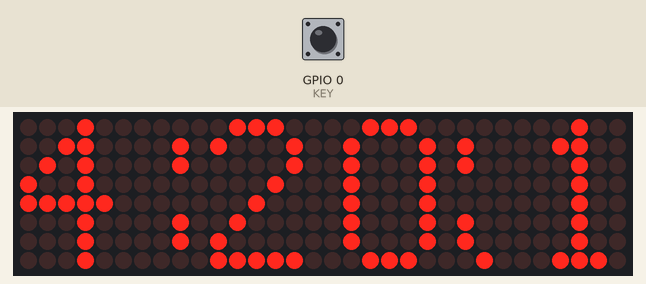
This sketch was run on a simulated ESP8266 (NodeMCU). Parts: 32×8 LED matrix. The inputs (shaded band) are chosen by the test bench; at power-on: GPIO 0 (KEY) HIGH. WiFi joins after 1.5 s; servers stay silent unless stated; the local clock reads 2024-03-15 10:24:30 at power-on unless the sketch sets it; EEPROM starts erased; what the sketch prints to the serial monitor is not drawn.

Above: at 2.7 s.
2.8 s: GPIO 0 (KEY) pulled LOW for 0.15 s
At 5.7 s:
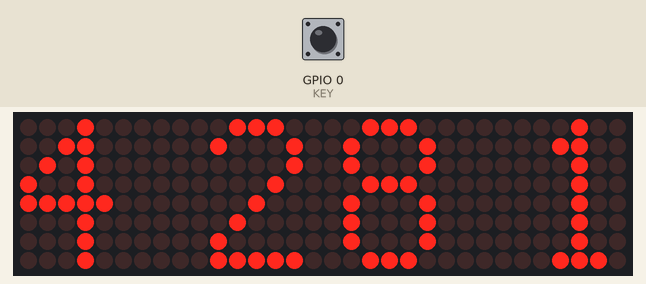
5.9 s: GPIO 0 (KEY) pulled LOW for 1 s
At 9.7 s:
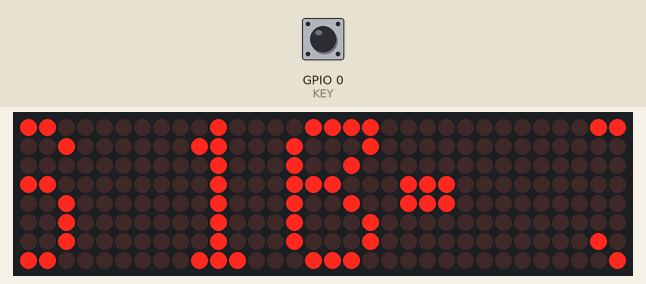
9.9 s: GPIO 0 (KEY) pulled LOW for 0.15 s
At 15.8 s:
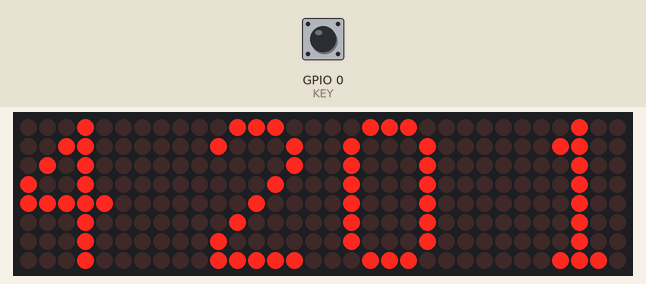
16.0 s: GPIO 0 (KEY) pulsed LOW 5 times (0.12 s each, 0.3 s apart)
At 20.9 s:
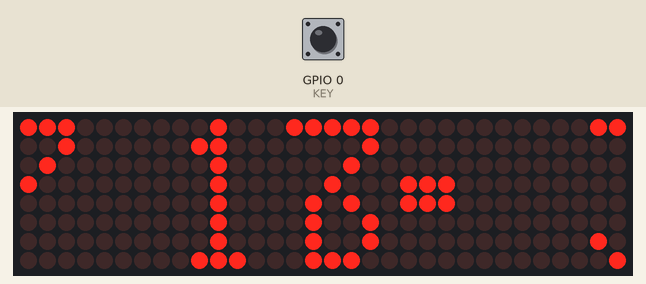
Timing chart, 0 to 22.4 s (numbered marks = the images above; inputs shaded):
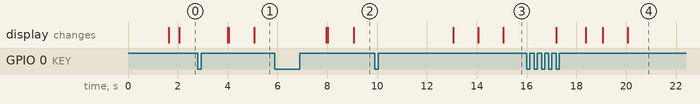

The sketch:

NTPclock.ino
```cpp
//********************************
//20190629修改：1、有wifi配置但连不上时不再自动进入smartconfig，如果需要可以在连接wifi时按住flash键，直到出现Wconfig；2、增加httpupdate，可以直接通过web更新固件；
//********************************
#include <Arduino.h>
#include <EEPROM.h>
#include <LedControl.h>
#include <ESP8266WiFi.h>
#include <ESP8266WebServer.h>
#include <ESP8266mDNS.h>
#include <ESP8266HTTPUpdateServer.h>
#include <WiFiUdp.h>
#include <Time.h>
#include <TimeLib.h>
#include <pgmspace.h>
#include <Wire.h> // must be included here so that Arduino library object file references work
#include <RtcDS3231.h>

//定义GPIO
#define MX_CLOCK        2    // NodeMCU-D4   黑   CLK
#define MX_CS           14   // NodeMCU-D5   白   CS
#define MX_DIN          12   // NodeMCU-D6   灰   DataIn
#define KEY 			0   //按键，GPIO0 NodeMCU Flash Key
#define LED				16	//NodeMCU板载指示灯
// I2C For ESP8266, these default to SDA = GPIO04(NodeMCU-D2) and SCL = GPIO05(NodeMCU-D1).
#define LEDON LOW //低电平点亮
#define LEDOFF HIGH //高电平熄灭

ESP8266WebServer httpServer(80);
ESP8266HTTPUpdateServer httpUpdater;

LedControl lc=LedControl(MX_DIN, MX_CLOCK, MX_CS, 4);
unsigned long lastdisp = millis();    //LED屏刷新标志
unsigned char bn = 0;   // 显示缓冲区加载指针变量；
byte clear_buf[32] = {byte(0)};
byte disp[32] = {byte(0)};    //显示缓冲区；
byte disp_buf[32] = {byte(0)};    //待显缓冲区；
unsigned int k = 0;   //用于“:”闪烁
unsigned int t = 0;   //用于切换日期时间显示


RtcDS3231<TwoWire> Rtc(Wire);

char ssid[30], pass[30], dev_mac[18]; //  WIFI SSID/Password/Mac
static boolean wifiConfiged = false, wifiConnected = false;
#define EEPROM_NUM (sizeof(ssid)+sizeof(pass))
#define LOCATION_WIFI 0x01			//WiFiconfig 写入起始地址

const unsigned long NtpInterval = 3600*1000UL;   //NTP自动校时间隔(毫秒)
unsigned long lastNtpupdate = millis();    //NTP校时标志
boolean rtcstatus = false;   //检测RTC是否有效
boolean ntpstatus = false;   //检测NTP同步状态
unsigned int keys = 0;    //按键检测结果
IPAddress timeServerIP; // 用于存放解析后的NTP server IP；
const char* ntpServerName = "cn.ntp.org.cn";    //NTP服务器域名：尽量不要直接填写IP，


//-----------------------------------数字字符表
unsigned char dp[][8]{
 // 5*8字模
{0x7E,0x81,0x81,0x81,0x7E,'z'},      // -0-  字符0
{0x00,0x41,0xFF,0x01,0x00,'z'},      // -1-  字符1
{0x43,0x85,0x89,0x91,0x61,'z'},      // -2-  字符2
{0x82,0x81,0x91,0xA9,0xC6,'z'},      // -3-  字符3
{0x18,0x28,0x48,0xFF,0x08,'z'},      // -4-  字符4
{0xF2,0x91,0x91,0x91,0x8E,'z'},      // -5-  字符5
{0x7E,0x91,0x91,0x91,0x4E,'z'},      // -6-  字符6
{0x80,0x8F,0x90,0xA0,0xC0,'z'},      // -7-  字符7
{0x6E,0x91,0x91,0x91,0x6E,'z'},      // -8-  字符8
{0x62,0x91,0x91,0x91,0x7E,'z'},      // -9-  字符9
{0x66,0x66,'z'},                     // -10- ":"时间分隔符
{0x18,0x18,0x18,'z'},                // -11- "-"日期分隔符
{0xC0,0xC0,0x3C,0x66,0x42,0x42,0x24,'z'},  // -12- "oC"温度符号
{0x00,0x00,'z'},                     // -13-  2空列
{0x06,0x06,'z'},                     // -14-  "."小数点
{0x01,0x00,'z'},                     // -15-  首列带点，用于NTP校时不成功时提醒
};

byte connwifi[32]{        //开机显示Connwifi；
0x7C,0x82,0x82,0x82,0x44,0x00,  // -C-
0x1C,0x22,0x22,0x22,0x1C,0x00,  // -o-
0x1E,0x20,0x20,0x1E,0x00,       // -n-
0x7E,0x04,0x18,0x04,0x7E,0x00,  // -W-
0x5E,0x00,                      // -i-
0x7E,0x50,0x50,0x50,0x00,       // -F-
0x5E,0x00,                      // -i-
};

byte wconfig[32]{        //smartConfig显示WConfig；
0x7E,0x04,0x18,0x04,0x7E,0x00,  // -W-
0x1C,0x22,0x22,0x10,0x00,  		// -c-
0x1C,0x22,0x22,0x22,0x1C,0x00,  // -o-
0x1E,0x20,0x20,0x1E,0x00,       // -n-
0x7E,0x50,0x50,0x00,     		// -F-
0x5E,0x00,                      // -i-
0x19,0x25,0x25,0x1E,			// -g-
};

unsigned long ntptime(IPAddress& address){

	const unsigned int localPort = 2395;      // 本地UDP监听端口
	const unsigned long century = 3155673600UL;        //1900--2000的秒数
	const long timeZoneOffset = +28800;     //时区GMT +8
	const int NTP_PACKET_SIZE = 48;     // NTP time stamp is in the first 48 bytes of the message
	byte packetBuffer[NTP_PACKET_SIZE];    //buffer to hold incoming and outgoing packets
	memset(packetBuffer, 0, NTP_PACKET_SIZE);    // set all bytes in the buffer to 0

	WiFiUDP udp;    // A UDP instance to let us send and receive packets over UDP
    udp.begin(localPort);
	delay(500);
  //初始化NTP请求头；
	packetBuffer[0] = 0b11100011;   // LI, Version, Mode
	packetBuffer[1] = 0;     // Stratum, or type of clock
	packetBuffer[2] = 6;     // Polling Interval
	packetBuffer[3] = 0xEC;  // Peer Clock Precision
  // 8 bytes of zero for Root Delay & Root Dispersion
	packetBuffer[12] = 49;
	packetBuffer[13] = 0x4E;
	packetBuffer[14] = 49;
	packetBuffer[15] = 52;

	udp.beginPacket(address, 123); //NTP requests are to port 123
	udp.write(packetBuffer, NTP_PACKET_SIZE);
	udp.endPacket();
    delay(500);      // wait to see if a reply is available
    int cb = udp.parsePacket();
    if (!cb) {
        return 0; //没有收到NTP回包返回0
    }
    else {
        // received a packet, read the data from it
        udp.read(packetBuffer, NTP_PACKET_SIZE); // read the packet into the buffer

        //the timestamp starts at byte 40 of the received packet and is four bytes,
        // or two words, long. First, esxtract the two words:
        unsigned long highWord = word(packetBuffer[40], packetBuffer[41]);
        unsigned long lowWord = word(packetBuffer[42], packetBuffer[43]);
        unsigned long secsSince1900 = highWord << 16 | lowWord;     //得到NTP时间（自1900年以来的秒数）
		return secsSince1900 - century + timeZoneOffset;	//返回NTP同步后的时间
    }
}

#define countof(a) (sizeof(a) / sizeof(a[0]))

void printDateTime(const RtcDateTime& dt)
{
    char datestring[20];

    snprintf_P(datestring,
            countof(datestring),
            PSTR("%04u/%02u/%02u %02u:%02u:%02u"),
            dt.Year(),
            dt.Month(),
            dt.Day(),
            dt.Hour(),
            dt.Minute(),
            dt.Second() );
    Serial.print(datestring);
}

void scankey()
{
	if (digitalRead(KEY) == 0){
		unsigned int Keytime = 0;
		while(!digitalRead(KEY)){
			Keytime ++;
			delay(10);
		}
		if (Keytime >= 300) keys = 2;
		if (Keytime >= 2 & Keytime < 300) keys = 1;
	}
}

void putin_buf (unsigned char u){   //将字符装入显示缓冲区

  unsigned char a = 0;  //定义变量用于数据提取指针
  do{
    disp_buf[bn] = dp[u][a];  //将二维数组中的一组数据放入显示缓冲区
    a++;  //换下一个提取字节
    bn++; //换下一个显示缓冲字节
  }
  while(dp[u][a] != 'z'); //当显示数据为'z'时结束循环
  bn++;
  disp_buf[bn] = 0; //显示一列的空位，便于字符区分
}

void Load_time(void){  //时间组合与显示

  RtcDateTime Rtctime;
  if (rtcstatus){
    Rtctime = Rtc.GetDateTime();   //读取RTC日期时间数据
  }
  else{
    Rtctime = now();   //RTC不可用时，读取系统日期时间；
  }

  bn = 0;  //初始化填充指针
  memcpy(disp_buf,clear_buf,32);    //清显示缓冲
  if (!ntpstatus){
      putin_buf(15);    //插入带点的空列，显示NTP校时异常；
  }
  else{
      putin_buf(13);     //在前面显示两列空格，让内容居中；
  }
  if(Rtctime.Hour()/10 != 0){
    putin_buf(Rtctime.Hour()/10);   //显示小时值（十位，为0时消隐）
    putin_buf(Rtctime.Hour()%10);   //显示小时值（个位）
  }
  else{
    putin_buf(13);   //  十位为0时，插入2列空格保持显示居中
    putin_buf(Rtctime.Hour()%10);  //显示小时值（个位）
  }
  if(k == 1){
    putin_buf(10);    //显示冒号“:"
  }
  else{
    putin_buf(13);    //显示":"闪烁效果
  }
  if(Rtctime.Minute()/10 != 0){
    putin_buf(Rtctime.Minute()/10);   //显示分钟值（十位）
    putin_buf(Rtctime.Minute()%10);   //显示分钟值（个位）
  }
  else{
    putin_buf(0);
    putin_buf(Rtctime.Minute()%10);   //显示分钟值（个位）
  }
}

void Load_date(void){   //日期组合与显示

  RtcDateTime Rtctime;
  if (rtcstatus){
    Rtctime = Rtc.GetDateTime();   //读取RTC日期时间数据
  }
  else{
    Rtctime = now();    //RTC不可用时，读取系统日期时间；
  }

  bn = 0;   //初始化填充指针
  memcpy(disp_buf,clear_buf,32);    //清显示缓冲
  if (!ntpstatus){
      putin_buf(15);    //插入带点的空列，显示NTP校时异常；
  }
  else{
      putin_buf(13);    //在前面显示两列空格，让内容居中；
  }
  if(Rtctime.Month()/10 != 0){
    putin_buf(Rtctime.Month()/10);   //显示月份值（十位）
    putin_buf(Rtctime.Month()%10);   //显示月份值（个位）
  }
  else{
    putin_buf(13);  //  十位为0时，插入2列空格保持显示居中
    putin_buf(Rtctime.Month()%10);  //显示月份值（个位）
  }
  putin_buf(11);    //显示日期分割符“-"

  if(Rtctime.Day()/10 != 0){
    putin_buf(Rtctime.Day()/10);  //显示日期值（十位）
    putin_buf(Rtctime.Day()%10);  //显示日期值（个位）
  }
  else{
    putin_buf(0);
    putin_buf(Rtctime.Day()%10);  //显示日期值（个位）
  }
}

void Load_temp(void){   //温度组合与显示

  float temp = 0;
  if (rtcstatus){
    RtcTemperature Temperature = Rtc.GetTemperature();    //  读取DS3231中的温度数据
    //temp = Temperature.AsFloat();
	temp = Temperature.AsFloatDegC();
  }
  else{   //RTC不可用时，使用一个错误值代替；
    temp = 99.0;
  }

  bn = 0; //初始化填充指针
  memcpy(disp_buf,clear_buf,32);    //清显示缓冲区
  putin_buf(13);    //在前面显示两列空格，让内容居中；
  if((temp > 60.0)|(temp < -20.0)){
    putin_buf(11);   //超出温度范围，显示"--"；
    putin_buf(11);
  }
  else{
    putin_buf(int(temp*10)/100);     //显示温度值（十位）
    putin_buf((int(temp*10)%100)/10);//显示温度值(个位)
    putin_buf(14);                   //显示小数点“."
    putin_buf(int(temp*10)%10);     //显示温度值小数部分
  }
  putin_buf(12);                  //显示温度符号；
}

void Display() {

  int num = 0;
  for(int address=0; address<=3; address++){    //逐个扫描四个LED屏
    for(int col=0;col<8;col++) {    //每块LED屏逐列扫描；
      lc.setColumn(address,col,disp[num]);    //使用列方式显示；
      num ++;
    }
  }
}

//ssid写入eeprom
void saveConfig(void){
  unsigned char data[EEPROM_NUM];
  unsigned char *pd = data;
  int i;
  for (i=0; i<sizeof(ssid); i++)  {*pd = ssid[i]; pd++;}
  for (i=0; i<sizeof(pass); i++)  {*pd = pass[i]; pd++;}
  for (i = 0; i < EEPROM_NUM; i++) {EEPROM.write(i + LOCATION_WIFI, data[i]);}
  EEPROM.commit();
}

void loadConfig(void) {

  unsigned char data[EEPROM_NUM];
  unsigned char *pd = data;
//  char *ssid_tmp;
//  char *pass_tmp;
  int i;
  for (i = 0; i < EEPROM_NUM; i++) {data[i] = EEPROM.read(i + LOCATION_WIFI);}
  for (i=0; i<sizeof(ssid); i++){ssid[i] = *pd; pd++;}
  for (i=0; i<sizeof(pass); i++){pass[i] = *pd; pd++;}
//  Serial.printf("SSID:%s, PASS:%s\r\n", ssid, pass);
}

void smartConfig(char* ssid_tmp, char* pass_tmp)
{
  WiFi.mode(WIFI_STA);
  Serial.println("\r\nWait for Smartconfig");
  pinMode(LED, OUTPUT);
  WiFi.beginSmartConfig();
  while (1)
  {
    Serial.print("-");
    digitalWrite(LED, LEDON);
    delay(200);
    digitalWrite(LED, LEDOFF);
    delay(200);
    if (WiFi.smartConfigDone())
    {
      Serial.println("SmartConfig Success");
      strcpy(ssid_tmp, WiFi.SSID().c_str());
      strcpy(pass_tmp, WiFi.psk().c_str());
      Serial.printf("SSID:%s\r\n", WiFi.SSID().c_str());
      Serial.printf("PSW:%s\r\n", WiFi.psk().c_str());
	  saveConfig();
	  pinMode(LED, INPUT);
      break;
    }
  }
}

void connectWifi(char *dev_mac_tmp){
	Serial.print("Connecting to Wifi");
//    WiFi.mode(WIFI_STA);
	WiFi.begin(ssid, pass);
//	Serial.printf("ssid: %s,pass: %s\r\n", ssid, pass);
	unsigned int count = 0;
	while ((count < 30 ) && (WiFi.status() != WL_CONNECTED)) {
      delay(500);
      Serial.print(".");
      count ++;
	}
    if(WiFi.status() == WL_CONNECTED){
		Serial.println("Done!");
		Serial.print(WiFi.SSID());
		Serial.println(" Connected!");
		Serial.print("IP addr: ");
		Serial.println(WiFi.localIP());
		Serial.print("Mac addr: ");
		strcpy(dev_mac_tmp, WiFi.macAddress().c_str());
		Serial.println(dev_mac_tmp);
	}else{
		Serial.println("Fail!");
	}


}

void init_rtc(void){
	Rtc.Begin();
	RtcDateTime compiled = RtcDateTime(__DATE__, __TIME__);   //获取固件编译时间
	if (!Rtc.IsDateTimeValid())
	{
		Serial.println("RTC lost confidence in the DateTime!");
		Rtc.SetDateTime(compiled);    //设定RTC时间
	}
    if (!Rtc.GetIsRunning()) Rtc.SetIsRunning(true); //尝试启动Rtc运行
	if (!Rtc.GetIsRunning() || Rtc.LastError() !=0 ) {
		rtcstatus = false;
		setTime(compiled);		//RTC异常后，设定本地时间为编译时间；
	}else{
		Rtc.Enable32kHzPin(false);
		Rtc.SetSquareWavePin(DS3231SquareWavePin_ModeNone);
		RtcDateTime rtctime = Rtc.GetDateTime();
		setTime(rtctime);   //获取RTC时间，设置本地系统时间
		rtcstatus = true;   //设置RTC有效
		Serial.print("Load RTC Time: "); printDateTime(rtctime);
		Serial.println("\n");
	}
  }

void setup() {

	Serial.begin(115200);
	Serial.println();

  //初始化LED屏
	int devices=lc.getDeviceCount();    //获取LED屏的数量
	for(int address=0; address<devices; address++) {
      lc.shutdown(address,false);   //初始化LED
      lc.setIntensity(address,6);   //设置LED亮度，0-15；
      lc.clearDisplay(address);   //清屏
	}

	EEPROM.begin(512);			//初始化EEPROM
	loadConfig();					//读取wifi配置信息
	if(strlen(ssid) != 0 & strlen(pass) != 0){
		memcpy(disp, connwifi, sizeof(connwifi));   //显示ConWiFi字样；
		Display();
		connectWifi(dev_mac);			  //连接WiFi
		if (strlen(dev_mac) != 0){
			digitalWrite(LED, LEDON);
		}
		wifiConfiged = true;
	}
	else
	{
		wifiConfiged = false;
	}

	scankey();    //  按键扫描
    if(!wifiConfiged || keys == 2){
		memcpy(disp, wconfig, sizeof(wconfig));   //显示WConfig字样；
		Display();
		smartConfig(ssid, pass);
	}

  //初始化RTC时钟，并设定本地系统时间
	init_rtc();

	MDNS.begin(ssid);
	httpUpdater.setup(&httpServer);
	httpServer.begin();
	MDNS.addService("http", "tcp", 80);

}

void loop() {

	scankey();    //  按键扫描
	if ((lastNtpupdate != millis() / NtpInterval) | (keys == 1)) {    //依据计时或按键（短按）进入NTP更新
		keys = 0;
		WiFi.hostByName(ntpServerName, timeServerIP);     //get a random server from the pool
		unsigned long curtime = ntptime(timeServerIP);
			if(curtime ==0) {
				Serial.print("NTP update Failure!");
				ntpstatus = false;
			}
			else {
				setTime(curtime);			//写入本地时间
				Rtc.SetDateTime(curtime);		//写入RTC时间
				Serial.print("NTP update Done!");
				ntpstatus = true;
			}
		lastNtpupdate = millis() / NtpInterval;
	}

	if (millis() / 1000 != lastdisp){   //主显示程序，循环显示时间、日期、温度
		lastdisp = millis() / 1000;
		if (t <= 6){    //时间显示保持6秒
			Load_time();
		}
		else if(t <= 8){    //日期显示保持2秒
			Load_date();
		}
		/*else if(t <= 10 && rtcstatus){   //温度显示保持2秒，RTC不存在时不显示温度
			Load_temp();
		}*/
		else{
			t = 0;
		}
		t ++;
		memcpy(disp,disp_buf,sizeof(disp_buf));   //将待显缓冲区内容移入显示缓冲
		Display();
		k = 1 - k;
	}

	httpServer.handleClient();
}
```

Measured:
- after the input at 2.8 s, the display: changes after 1.2 s (image 1)
- after the input at 5.9 s, the display: first changes after 2.1 s (image 2 shows a later state)
- after the input at 9.9 s, the display: changes after 3.2 s (image 3)
- after the input at 16.0 s, the display: first changes after 1.2 s (image 4 shows a later state)
